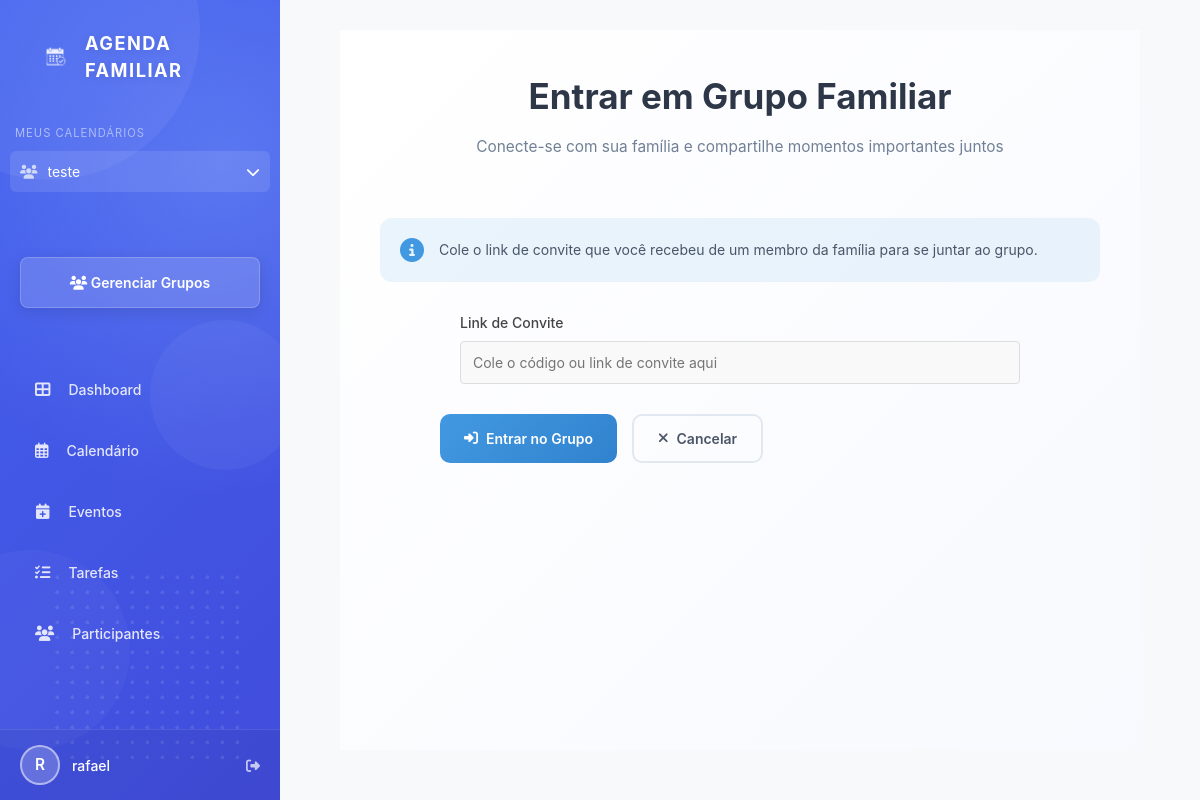
Page /join_family (signed in) on the committed database.
### backend/models/models.py (models this page shows, shortened)
class Family(db.Model):
    id = db.Column(db.Integer, primary_key=True)
    name = db.Column(db.String(100), nullable=False)
    created_at = db.Column(db.DateTime, nullable=False, default=datetime.utcnow)
    admin_id = db.Column(db.Integer, db.ForeignKey('user.id'), nullable=False)
    events = db.relationship('Event', backref='family', lazy=True)
    admins = db.relationship('User', secondary=family_admins, backref='admin_families')

class User(db.Model, UserMixin):
    id = db.Column(db.Integer, primary_key=True)
    username = db.Column(db.String(50), nullable=False)
    email = db.Column(db.String(120), unique=True, nullable=False)
    password = db.Column(db.String(150), nullable=False)
    active_family_id = db.Column(db.Integer, db.ForeignKey('family.id'), nullable=True)
    events = db.relationship('Event', backref='creator', lazy=True)
    families = db.relationship('Family', secondary=user_families,
                              backref=db.backref('members', lazy='dynamic'),
                              lazy='dynamic')
    active_family = db.relationship('Family', foreign_keys=[active_family_id])

### backend/routes/routes.py (the view, shortened to what this page needs)
@main.route('/join_family', methods=['GET', 'POST'])
@login_required
def join_family_page():
    return render_template('family/join_family.html')

### backend/__init__.py (called while the page is built)
def create_app():
    load_dotenv()
    app = Flask(__name__,
                template_folder='../frontend/templates',
                static_folder='../frontend/static')
    app.config['SECRET_KEY'] = os.environ.get('SECRET_KEY', 'default-secret-key')
    app.config['SQLALCHEMY_DATABASE_URI'] = 'sqlite:///calendario.db'
    app.config['SQLALCHEMY_TRACK_MODIFICATIONS'] = False
    db.init_app(app)
    login_manager.init_app(app)
    csrf.init_app(app)
    with app.app_context():
        from backend.routes.routes import main
        app.register_blueprint(main)
    @app.context_processor
    def inject_now():
        return {'now': datetime.utcnow()}
    return app

### backend/models/models.py (called while the page is built)
@login_manager.user_loader
def load_user(user_id):
    return User.query.get(int(user_id))

### frontend/templates/family/join_family.html (shortened to what this page needs)
{% extends "layout/app_layout.html" %}
{% block content %}
<div class="page-container">
    <div class="header">
        <div class="title-section">
            <h1>Entrar em Grupo Familiar</h1>
            <p class="subtitle">Conecte-se com sua família e compartilhe momentos importantes juntos</p>
        </div>
    </div>
    <div class="content">
        <div class="info-box">
            <i class="fas fa-info-circle"></i>
            <p>Cole o link de convite que você recebeu de um membro da família para se juntar ao grupo.</p>
        </div>
        <form method="POST" class="form">
            <div class="form-group">
                <label class="form-label" for="invite_link">Link de Convite</label>
                <input type="text" id="invite_link" name="invite_link" class="form-input"
                       placeholder="Cole o código ou link de convite aqui" required>
            </div>
            <div class="button-group">
                <button type="submit" class="primary-button">
                    <i class="fas fa-sign-in-alt"></i>
                    Entrar no Grupo
                </button>
                <a href="{{ url_for('main.calendar') }}" class="secondary-button">
                    <i class="fas fa-times"></i>
                    Cancelar
                </a>
            </div>
        </form>
    </div>
</div>
{% endblock %}

### frontend/templates/layout/app_layout.html (shortened to what this page needs)
<!DOCTYPE html>
<html lang="pt-br">
<head>
    <link rel="stylesheet" href="{{ url_for('static', filename='css/app_styles.css') }}">
    <link rel="stylesheet" href="https://cdnjs.cloudflare.com/ajax/libs/font-awesome/6.4.0/css/all.min.css">
</head>
<body>
    <div class="app-container">
        <div class="sidebar">
            <div class="circle-decoration circle-1"></div>
            <div class="circle-decoration circle-2"></div>
            <div class="circle-decoration circle-3"></div>
            <div class="dot-pattern"></div>
            <div class="header-logo">
                <img src="{{ url_for('static', filename='images/calendario.png') }}" alt="Calendário" class="logo-image">
                <div class="logo-text">AGENDA FAMILIAR</div>
            </div>
            <div class="families-list">
                <div class="families-header">Meus Calendários</div>
                {% if current_user.families.all() %}
                    <div class="calendar-dropdown">
                        <div class="calendar-dropdown-header" onclick="toggleCalendarDropdown()">
                            <div style="display: flex; align-items: center;">
                                <i class="fas fa-users family-icon"></i>
                                <div class="family-name">
                                    {% if current_user.active_family %}
                                        {{ current_user.active_family.name }}
                                    {% else %}
                                        Selecione um calendário
                                    {% endif %}
                                </div>
                            </div>
                            <i class="fas fa-chevron-down"></i>
                        </div>
                    </div>
                {% else %}
                    <div class="family-item">
                        <i class="fas fa-exclamation-circle family-icon"></i>
                        <div class="family-name">Nenhum calendário</div>
                    </div>
                {% endif %}
            </div>
            <a href="{{ url_for('main.family_options') }}" class="new-calendar-btn">
                <i class="fas fa-users"></i> Gerenciar Grupos
            </a>
            {% if current_user.active_family_id %}
                <nav class="nav-menu">
                    <a href="{{ url_for('main.dashboard') }}" class="nav-item {% if request.endpoint == 'main.dashboard' %}active{% endif %}">
                        <i class="fas fa-th-large"></i> Dashboard
                    </a>
                    <a href="{{ url_for('main.calendar') }}" class="nav-item {% if request.endpoint == 'main.calendar' %}active{% endif %}">
                        <i class="far fa-calendar-alt"></i> Calendário
                    </a>
                    <a href="{{ url_for('main.events') }}" class="nav-item {% if request.endpoint == 'main.events' or request.endpoint == 'main.new_event' or request.endpoint == 'main.edit_event' %}active{% endif %}">
                        <i class="fas fa-calendar-plus"></i> Eventos
                    </a>
                    <a href="{{ url_for('main.tasks') }}" class="nav-item {% if request.endpoint == 'main.tasks' %}active{% endif %}">
                        <i class="fas fa-tasks"></i> Tarefas
                    </a>
                    <a href="{{ url_for('main.family_members') }}" class="nav-item {% if request.endpoint == 'main.family_members' %}active{% endif %}">
                        <i class="fas fa-users"></i> Participantes
                    </a>
                </nav>
            {% endif %}
            <div class="user-profile" onclick="openEditProfileModal()">
                <div class="avatar">
                    {{ current_user.username|first|upper }}
                </div>
                <span>{{ current_user.username }}</span>
                <a href="{{ url_for('main.logout') }}" style="margin-left: auto;" onclick="event.stopPropagation();">
                    <i class="fas fa-sign-out-alt"></i>
                </a>
            </div>
        </div>
        <div class="main-content">
            {% block content %}{% endblock %}
        </div>
    </div>
</body>
</html>

### frontend/static/css/app_styles.css (style rules this page uses)
* { box-sizing: border-box; transition: all 0.2s ease; margin: 0; padding: 0; }
body, html { font-family: 'Poppins', sans-serif; background-color: #f8f9fa; height: 100%; margin: 0; padding: 0; color: #444; }
.app-container { display: flex; min-height: 100vh; box-shadow: 0 10px 40px -10px rgba(0, 0, 0, 0.15); overflow: hidden; }
.sidebar { width: 280px; background: linear-gradient(135deg, #4361ee 0%, #3f37c9 100%); color: white; display: flex; flex-direction: column; padding: 0; position: relative; overflow: hidden; animation: gradientAnimation 15s ease infinite; background-size: 200% 200%; z-index: 10; }
.sidebar::before { content: ''; position: absolute; top: 0; left: 0; width: 100%; height: 100%; background: radial-gradient(circle at 80% 20%, rgba(126, 163, 255, 0.4) 0%, rgba(67, 97, 238, 0) 50%); z-index: 0; }
.new-calendar-btn { margin: 20px; padding: 14px; background-color: rgba(255, 255, 255, 0.15); color: white; border: 1px solid rgba(255, 255, 255, 0.2); border-radius: 8px; text-align: center; text-decoration: none; font-weight: 600; cursor: pointer; backdrop-filter: blur(5px); -webkit-backdrop-filter: blur(5px); box-shadow: 0 4px 15px rgba(0, 0, 0, 0.1); position: relative; z-index: 2; transition: all 0.3s ease; }
.nav-menu { margin-top: 25px; position: relative; z-index: 2; }
.nav-item { display: flex; align-items: center; padding: 14px 20px; margin: 12px 15px; border-radius: 8px; color: rgba(255, 255, 255, 0.85); text-decoration: none; transition: all 0.3s ease; font-weight: 500; }
.nav-item i { margin-right: 18px; font-size: 1.1rem; }
.user-profile { margin-top: auto; padding: 15px 20px; display: flex; align-items: center; border-top: 1px solid rgba(255, 255, 255, 0.1); background-color: rgba(0, 0, 0, 0.05); position: relative; z-index: 2; }
.avatar { width: 40px; height: 40px; border-radius: 50%; background-color: rgba(255, 255, 255, 0.2); border: 2px solid rgba(255, 255, 255, 0.5); color: white; display: flex; align-items: center; justify-content: center; font-weight: 600; font-size: 1.1rem; margin-right: 12px; }
.user-profile span { font-weight: 500; white-space: nowrap; overflow: hidden; text-overflow: ellipsis; }
.user-profile a { margin-left: auto; color: rgba(255, 255, 255, 0.7); transition: all 0.3s ease; }
.circle-decoration { position: absolute; border-radius: 50%; z-index: 0; transition: all 0.5s ease; }
.circle-1 { width: 300px; height: 300px; background-color: rgba(255, 255, 255, 0.05); top: -120px; left: -100px; animation: pulse 8s infinite alternate; }
.circle-2 { width: 200px; height: 200px; background-color: rgba(255, 255, 255, 0.03); bottom: 50px; left: -70px; animation: pulse 12s infinite alternate-reverse; }
.circle-3 { width: 150px; height: 150px; background-color: rgba(255, 255, 255, 0.04); top: 40%; right: -20px; animation: pulse 7s infinite alternate; }
.dot-pattern { position: absolute; bottom: 30px; right: 30px; width: 200px; height: 200px; background-image: radial-gradient(#ffffff33 2px, transparent 2px); background-size: 15px 15px; z-index: 1; border-radius: 20px; opacity: 0.5; }
.main-content { flex: 1; background-color: #f8f9fa; padding: 30px; overflow-y: auto; position: relative; }
.header-logo { display: flex; align-items: center; padding: 30px 40px 15px; position: relative; z-index: 2; }
.logo-image { height: 30px; margin-right: 15px; filter: brightness(0) invert(1); opacity: 0.9; }
.logo-text { color: white; font-weight: 700; font-size: 1.3rem; letter-spacing: 1.5px; text-shadow: 0 2px 10px rgba(0, 0, 0, 0.1); }

### rows in the picture
Family: active_family.name "teste"
User: username|first "R", username "rafael"
